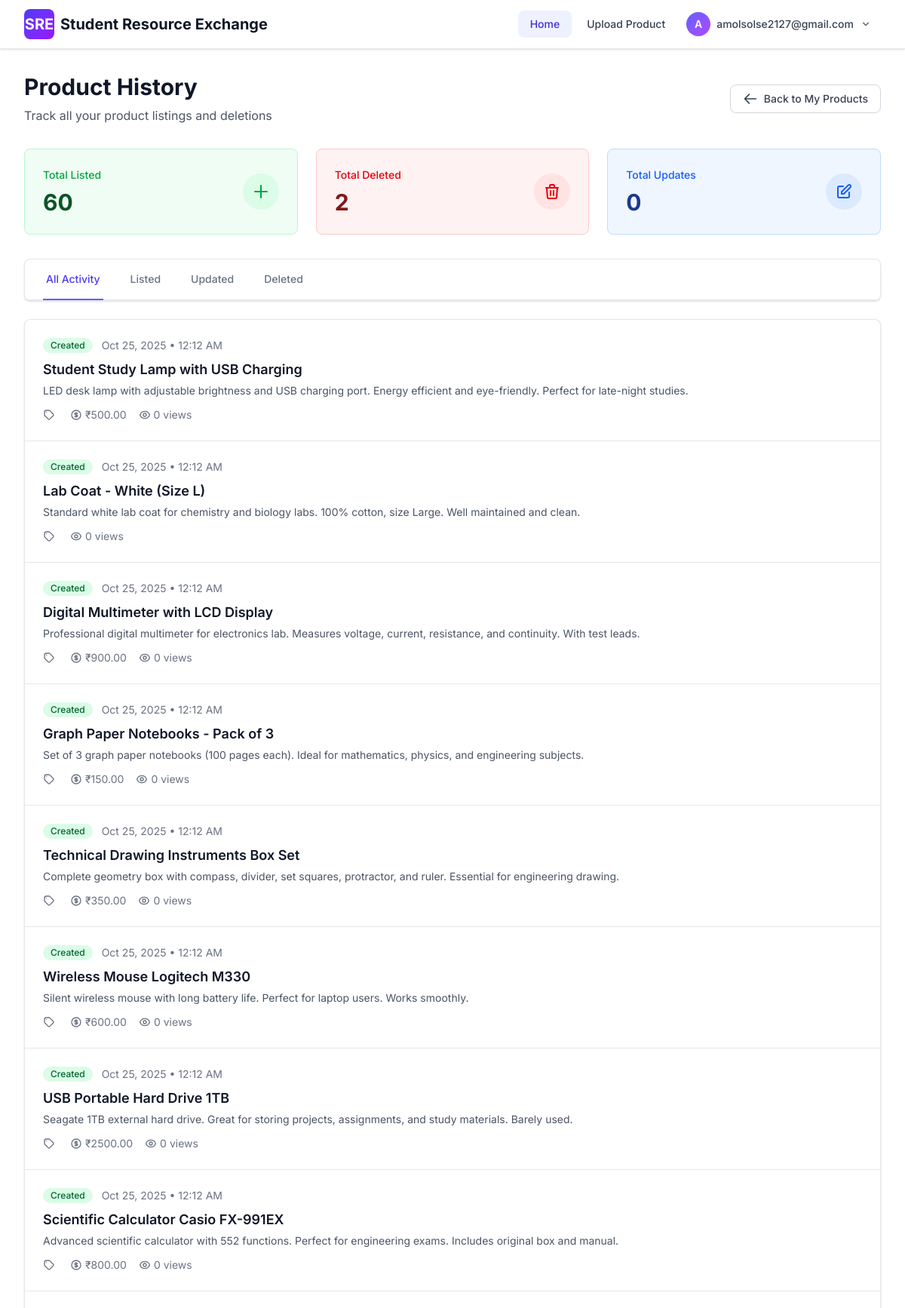
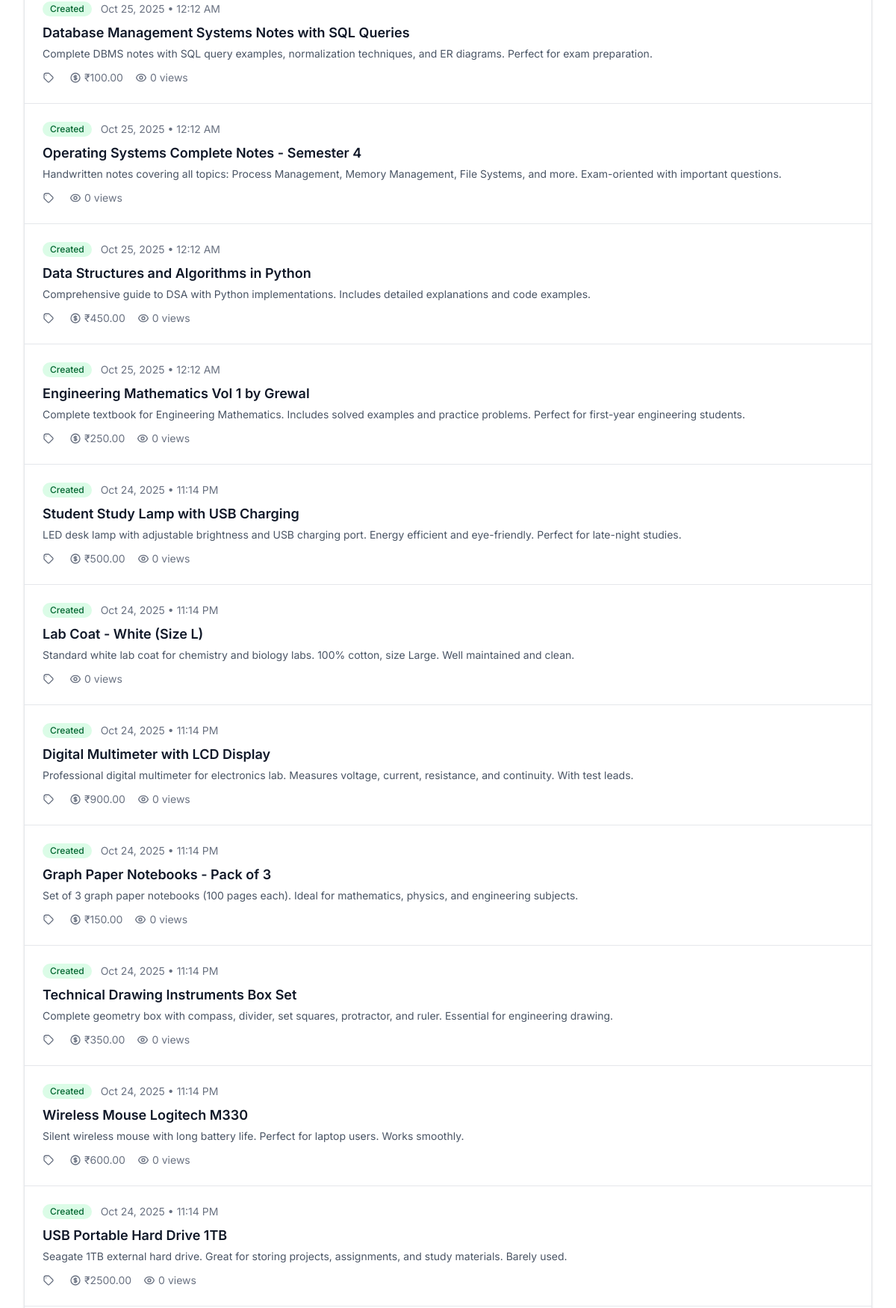
The page /products/history/ (signed in, upper part) on the database its author committed (2 pictures, top to bottom).
### registration/models.py (models this page shows, shortened)
class User(models.Model):
    id = models.AutoField(primary_key=True)
    email = models.EmailField(unique=True, db_index=True, max_length=255)
    password_hash = models.CharField(max_length=128)
    college_id = models.CharField(max_length=100)
    name = models.CharField(max_length=255, blank=True, null=True)
    college_name = models.CharField(max_length=255, blank=True, null=True)
    university_name = models.CharField(max_length=255, blank=True, null=True)
    rating = models.IntegerField(default=0)
    email_verified = models.BooleanField(default=False)
    is_admin = models.BooleanField(default=False)
    address_line1 = models.CharField(max_length=255, blank=True, null=True)
    address_line2 = models.CharField(max_length=255, blank=True, null=True)
    city = models.CharField(max_length=100, blank=True, null=True)
    state_province = models.CharField(max_length=100, blank=True, null=True)
    zip_postal_code = models.CharField(max_length=20, blank=True, null=True)
    country = models.CharField(max_length=100, blank=True, null=True)
    latitude = models.DecimalField(
        max_digits=9,
        decimal_places=6,
        blank=True,
        null=True,
        validators=[MinValueValidator(-90), MaxValueValidator(90)],
        help_text="Latitude coordinate"
    )
    longitude = models.DecimalField(
        max_digits=9,
        decimal_places=6,
        blank=True,
        null=True,
        validators=[MinValueValidator(-180), MaxValueValidator(180)],
        help_text="Longitude coordinate"
    )
    share_precise_location = models.BooleanField(
        default=False,
        help_text="Share exact location with approved requesters"
    )
    created_at = models.DateTimeField(auto_now_add=True)
    updated_at = models.DateTimeField(auto_now=True)
    class Meta:
        db_table = 'user'
        ordering = ['-created_at']
        indexes = [
            models.Index(fields=['latitude', 'longitude']),
        ]

### products/history_models.py (models this page shows, shortened)
class ProductHistory(models.Model):
    ACTION_CHOICES = [
        ('created', 'Created'),
        ('updated', 'Updated'),
        ('deleted', 'Deleted'),
        ('sold', 'Sold'),
    ]
    product_id = models.IntegerField(help_text="Original product ID")
    title = models.CharField(max_length=255)
    description = models.TextField()
    category = models.CharField(max_length=50)
    condition = models.CharField(max_length=20)
    listing_type = models.CharField(max_length=10)
    price = models.DecimalField(
        max_digits=10,
        decimal_places=2,
        null=True,
        blank=True
    )
    user = models.ForeignKey(
        User,
        on_delete=models.CASCADE,
        related_name='product_history'
    )
    action = models.CharField(
        max_length=20,
        choices=ACTION_CHOICES,
        help_text="Type of action performed"
    )
    action_date = models.DateTimeField(default=timezone.now)
    reason = models.TextField(
        blank=True,
        null=True,
        help_text="Optional reason for deletion or update"
    )
    views_at_action = models.IntegerField(default=0)
    was_available = models.BooleanField(default=True)
    class Meta:
        db_table = 'product_history'
        ordering = ['-action_date']
        verbose_name = 'Product History'
        verbose_name_plural = 'Product Histories'
        indexes = [
            models.Index(fields=['user', '-action_date']),
            models.Index(fields=['product_id']),
        ]
    def get_action_display_color(self):
        colors = {
            'created': 'bg-green-100 text-green-800',
            'updated': 'bg-blue-100 text-blue-800',
            'deleted': 'bg-red-100 text-red-800',
            'sold': 'bg-purple-100 text-purple-800',
        }
        return colors.get(self.action, 'bg-gray-100 text-gray-800')

### products/views.py (the view)
# urls.py: path('history/', views.product_history, name='product_history'),
@login_required
def product_history(request):
    from registration.models import User
    user = User.objects.get(id=request.session['user_id'])
    history = ProductHistory.objects.filter(user=user).order_by('-action_date')
    action_filter = request.GET.get('action')
    if action_filter and action_filter in ['created', 'updated', 'deleted', 'sold']:
        history = history.filter(action=action_filter)
    paginator = Paginator(history, 20)
    page = request.GET.get('page')
    try:
        history_page = paginator.page(page)
    except PageNotAnInteger:
        history_page = paginator.page(1)
    except EmptyPage:
        history_page = paginator.page(paginator.num_pages)
    total_created = ProductHistory.objects.filter(user=user, action='created').count()
    total_deleted = ProductHistory.objects.filter(user=user, action='deleted').count()
    total_updated = ProductHistory.objects.filter(user=user, action='updated').count()
    context = {
        'history': history_page,
        'user': user,
        'total_created': total_created,
        'total_deleted': total_deleted,
        'total_updated': total_updated,
        'action_filter': action_filter,
        'paginator': paginator,
    }
    return render(request, 'products/product_history.html', context)

### products/templates/products/product_history.html (shortened to what this page needs)
{% extends "base.html" %}
{% load static %}
{% block content %}
<div class="max-w-7xl mx-auto px-4 sm:px-6 lg:px-8 py-8">
    <div class="mb-8">
        <div class="flex items-center justify-between">
            <div>
                <h1 class="text-3xl font-bold text-gray-900">Product History</h1>
                <p class="mt-2 text-gray-600">Track all your product listings and deletions</p>
            </div>
            <a href="{% url 'products:my_products' %}"
               class="inline-flex items-center px-4 py-2 border border-gray-300 rounded-lg text-sm font-medium text-gray-700 bg-white hover:bg-gray-50 transition-colors">
                <svg class="w-5 h-5 mr-2" fill="none" stroke="currentColor" viewBox="0 0 24 24">
                    <path stroke-linecap="round" stroke-linejoin="round" stroke-width="2" d="M10 19l-7-7m0 0l7-7m-7 7h18"/>
                </svg>
                Back to My Products
            </a>
        </div>
    </div>
    <div class="grid grid-cols-1 md:grid-cols-3 gap-6 mb-8">
        <div class="bg-green-50 border border-green-200 rounded-lg p-6">
            <div class="flex items-center justify-between">
                <div>
                    <p class="text-sm font-medium text-green-600">Total Listed</p>
                    <p class="text-3xl font-bold text-green-900 mt-2">{{ total_created }}</p>
                </div>
                <div class="w-12 h-12 bg-green-100 rounded-full flex items-center justify-center">
                    <svg class="w-6 h-6 text-green-600" fill="none" stroke="currentColor" viewBox="0 0 24 24">
                        <path stroke-linecap="round" stroke-linejoin="round" stroke-width="2" d="M12 4v16m8-8H4"/>
                    </svg>
                </div>
            </div>
        </div>
        <div class="bg-red-50 border border-red-200 rounded-lg p-6">
            <div class="flex items-center justify-between">
                <div>
                    <p class="text-sm font-medium text-red-600">Total Deleted</p>
                    <p class="text-3xl font-bold text-red-900 mt-2">{{ total_deleted }}</p>
                </div>
                <div class="w-12 h-12 bg-red-100 rounded-full flex items-center justify-center">
                    <svg class="w-6 h-6 text-red-600" fill="none" stroke="currentColor" viewBox="0 0 24 24">
                        <path stroke-linecap="round" stroke-linejoin="round" stroke-width="2" d="M19 7l-.867 12.142A2 2 0 0116.138 21H7.862a2 2 0 01-1.995-1.858L5 7m5 4v6m4-6v6m1-10V4a1 1 0 00-1-1h-4a1 1 0 00-1 1v3M4 7h16"/>
                    </svg>
                </div>
            </div>
        </div>
        <div class="bg-blue-50 border border-blue-200 rounded-lg p-6">
            <div class="flex items-center justify-between">
                <div>
                    <p class="text-sm font-medium text-blue-600">Total Updates</p>
                    <p class="text-3xl font-bold text-blue-900 mt-2">{{ total_updated }}</p>
                </div>
                <div class="w-12 h-12 bg-blue-100 rounded-full flex items-center justify-center">
                    <svg class="w-6 h-6 text-blue-600" fill="none" stroke="currentColor" viewBox="0 0 24 24">
                        <path stroke-linecap="round" stroke-linejoin="round" stroke-width="2" d="M11 5H6a2 2 0 00-2 2v11a2 2 0 002 2h11a2 2 0 002-2v-5m-1.414-9.414a2 2 0 112.828 2.828L11.828 15H9v-2.828l8.586-8.586z"/>
                    </svg>
                </div>
            </div>
        </div>
    </div>
    <div class="bg-white rounded-lg shadow-sm border border-gray-200 mb-6">
        <div class="border-b border-gray-200">
            <nav class="-mb-px flex space-x-8 px-6" aria-label="Tabs">
                <a href="{% url 'products:product_history' %}"
                   class="{% if not action_filter %}border-indigo-500 text-indigo-600{% else %}border-transparent text-gray-500 hover:text-gray-700 hover:border-gray-300{% endif %} whitespace-nowrap py-4 px-1 border-b-2 font-medium text-sm">
                    All Activity
                </a>
                <a href="?action=created"
                   class="{% if action_filter == 'created' %}border-green-500 text-green-600{% else %}border-transparent text-gray-500 hover:text-gray-700 hover:border-gray-300{% endif %} whitespace-nowrap py-4 px-1 border-b-2 font-medium text-sm">
                    Listed
                </a>
                <a href="?action=updated"
                   class="{% if action_filter == 'updated' %}border-blue-500 text-blue-600{% else %}border-transparent text-gray-500 hover:text-gray-700 hover:border-gray-300{% endif %} whitespace-nowrap py-4 px-1 border-b-2 font-medium text-sm">
                    Updated
                </a>
                <a href="?action=deleted"
                   class="{% if action_filter == 'deleted' %}border-red-500 text-red-600{% else %}border-transparent text-gray-500 hover:text-gray-700 hover:border-gray-300{% endif %} whitespace-nowrap py-4 px-1 border-b-2 font-medium text-sm">
                    Deleted
                </a>
            </nav>
        </div>
    </div>
    <div class="bg-white rounded-lg shadow-sm border border-gray-200">
        {% if history %}
            <ul class="divide-y divide-gray-200">
                {% for item in history %}
                    <li class="p-6 hover:bg-gray-50 transition-colors">
                        <div class="flex items-start justify-between">
                            <div class="flex-1">
                                <div class="flex items-center space-x-3 mb-2">
                                    <span class="inline-flex items-center px-2.5 py-0.5 rounded-full text-xs font-medium {{ item.get_action_display_color }}">
                                        {{ item.get_action_display }}
                                    </span>
                                    <span class="text-sm text-gray-500">
                                        {{ item.action_date|date:"M d, Y • g:i A" }}
                                    </span>
                                </div>
                                <h3 class="text-lg font-semibold text-gray-900 mb-1">
                                    {{ item.title }}
                                </h3>
                                <p class="text-sm text-gray-600 mb-3 line-clamp-2">
                                    {{ item.description|truncatewords:30 }}
                                </p>
                                <div class="flex items-center space-x-4 text-sm text-gray-500">
                                    <span class="inline-flex items-center">
                                        <svg class="w-4 h-4 mr-1" fill="none" stroke="currentColor" viewBox="0 0 24 24">
                                            <path stroke-linecap="round" stroke-linejoin="round" stroke-width="2" d="M7 7h.01M7 3h5c.512 0 1.024.195 1.414.586l7 7a2 2 0 010 2.828l-7 7a2 2 0 01-2.828 0l-7-7A1.994 1.994 0 013 12V7a4 4 0 014-4z"/>
                                        </svg>
                                    </span>
                                    {% if item.price %}
                                        <span class="inline-flex items-center">
                                            ₹{{ item.price }}
                                        </span>
                                    {% endif %}
                                    <span class="inline-flex items-center">
                                        {{ item.views_at_action }} views
                                    </span>
                                </div>
                            </div>
                        </div>
                    </li>
                {% endfor %}
            </ul>
        {% endif %}
    </div>
</div>
{% endblock %}

### theme/templates/base.html (shortened to what this page needs)
{% load static tailwind_tags %}
<!DOCTYPE html>
<html lang="en" data-theme="light">
<head>
    {% tailwind_css %}
</head>
<body class="bg-white text-gray-800 antialiased">
    <nav class="bg-white border-b border-gray-200 sticky top-0 z-50 shadow-sm" x-data="{ mobileMenuOpen: false, userMenuOpen: false }" @click.away="userMenuOpen = false">
        <div class="max-w-7xl mx-auto px-4 sm:px-6 lg:px-8">
            <div class="flex items-center justify-between h-16">
                <div class="flex items-center">
                    <a href="{% if request.session.user_id %}{% url 'products:product_list' %}{% else %}{% url 'landing:landing' %}{% endif %}" class="flex items-center gap-2 group">
                        <div class="w-10 h-10 bg-gradient-to-br from-indigo-600 to-purple-600 rounded-lg flex items-center justify-center transform group-hover:scale-105 transition-transform flex-shrink-0">
                            <span class="text-white font-bold text-xl">SRE</span>
                        </div>
                        <span class="text-lg sm:text-xl font-bold text-gray-900 hidden sm:block">Student Resource Exchange</span>
                    </a>
                </div>
                <div class="hidden md:flex items-center gap-1 ml-auto">
                    {% if request.session.user_id %}
                    <a href="{% url 'products:product_list' %}"
                       class="px-4 py-2 rounded-lg text-sm font-medium transition-colors {% if request.path == '/' or '/products/' in request.path and '/my-products' not in request.path and '/create' not in request.path %}bg-indigo-50 text-indigo-700{% else %}text-gray-700 hover:bg-gray-100{% endif %}">
                        Home
                    </a>
                    <a href="{% url 'products:product_create' %}"
                       class="px-4 py-2 rounded-lg text-sm font-medium transition-colors {% if '/products/create' in request.path %}bg-indigo-50 text-indigo-700{% else %}text-gray-700 hover:bg-gray-100{% endif %}">
                        Upload Product
                    </a>
                    {% endif %}
                </div>
                <div class="flex items-center gap-3">
                    {% if request.session.user_id %}
                    <div class="hidden md:block relative">
                        <button @click="userMenuOpen = !userMenuOpen"
                                class="flex items-center gap-2 px-3 py-2 rounded-lg hover:bg-gray-100 transition-colors">
                            <div class="w-8 h-8 bg-gradient-to-br from-indigo-500 to-purple-500 rounded-full flex items-center justify-center">
                                <span class="text-white font-semibold text-sm">
                                    {{ request.session.user_name.0|upper }}
                                </span>
                            </div>
                            <span class="text-sm font-medium text-gray-700">{{ request.session.user_name }}</span>
                            <svg class="w-4 h-4 text-gray-500 transition-transform" :class="{ 'rotate-180': userMenuOpen }" fill="currentColor" viewBox="0 0 20 20">
                                <path fill-rule="evenodd" d="M5.293 7.293a1 1 0 011.414 0L10 10.586l3.293-3.293a1 1 0 111.414 1.414l-4 4a1 1 0 01-1.414 0l-4-4a1 1 0 010-1.414z" clip-rule="evenodd"/>
                            </svg>
                        </button>
                    </div>
                    {% endif %}
                </div>
            </div>
        </div>
    </nav>
    <main>
        {% block content %}
        {% endblock %}
    </main>
</body>
</html>

### rows shown on the page
User: session.user_name "amolsolse2127@gmail.com"
ProductHistory: action "Created", action_date "Oct 25, 2025 • 12:12 AM", title "Student Study Lamp with USB Charging", description "LED desk lamp with adjustable brightness and USB charging port. Energy efficient and eye-friendly. Perfect for late-night studies.", price "500.00", views_at_action "0"
ProductHistory: action "Created", action_date "Oct 25, 2025 • 12:12 AM", title "Lab Coat - White (Size L)", description "Standard white lab coat for chemistry and biology labs. 100% cotton, size Large. Well maintained and clean.", views_at_action "0"
ProductHistory: action "Created", action_date "Oct 25, 2025 • 12:12 AM", title "Digital Multimeter with LCD Display", description "Professional digital multimeter for electronics lab. Measures voltage, current, resistance, and continuity. With test leads.", price "900.00", views_at_action "0"
ProductHistory: action "Created", action_date "Oct 25, 2025 • 12:12 AM", title "Graph Paper Notebooks - Pack of 3", description "Set of 3 graph paper notebooks (100 pages each). Ideal for mathematics, physics, and engineering subjects.", price "150.00", views_at_action "0"
ProductHistory: action "Created", action_date "Oct 25, 2025 • 12:12 AM", title "Technical Drawing Instruments Box Set", description "Complete geometry box with compass, divider, set squares, protractor, and ruler. Essential for engineering drawing.", price "350.00", views_at_action "0"
ProductHistory: action "Created", action_date "Oct 25, 2025 • 12:12 AM", title "Wireless Mouse Logitech M330", description "Silent wireless mouse with long battery life. Perfect for laptop users. Works smoothly.", price "600.00", views_at_action "0"
ProductHistory: action "Created", action_date "Oct 25, 2025 • 12:12 AM", title "USB Portable Hard Drive 1TB", description "Seagate 1TB external hard drive. Great for storing projects, assignments, and study materials. Barely used.", price "2500.00", views_at_action "0"
ProductHistory: action "Created", action_date "Oct 25, 2025 • 12:12 AM", title "Scientific Calculator Casio FX-991EX", description "Advanced scientific calculator with 552 functions. Perfect for engineering exams. Includes original box and manual.", price "800.00", views_at_action "0"
ProductHistory: action "Created", action_date "Oct 25, 2025 • 12:12 AM", title "Database Management Systems Notes with SQL Queries", description "Complete DBMS notes with SQL query examples, normalization techniques, and ER diagrams. Perfect for exam preparation.", price "100.00", views_at_action "0"
ProductHistory: action "Created", action_date "Oct 25, 2025 • 12:12 AM", title "Operating Systems Complete Notes - Semester 4", description "Handwritten notes covering all topics: Process Management, Memory Management, File Systems, and more. Exam-oriented with important questions.", views_at_action "0"
ProductHistory: action "Created", action_date "Oct 25, 2025 • 12:12 AM", title "Data Structures and Algorithms in Python", description "Comprehensive guide to DSA with Python implementations. Includes detailed explanations and code examples.", price "450.00", views_at_action "0"
ProductHistory: action "Created", action_date "Oct 25, 2025 • 12:12 AM", title "Engineering Mathematics Vol 1 by Grewal", description "Complete textbook for Engineering Mathematics. Includes solved examples and practice problems. Perfect for first-year engineering students.", price "250.00", views_at_action "0"
ProductHistory: action "Created", action_date "Oct 24, 2025 • 11:14 PM", title "Student Study Lamp with USB Charging", description "LED desk lamp with adjustable brightness and USB charging port. Energy efficient and eye-friendly. Perfect for late-night studies.", price "500.00", views_at_action "0"
ProductHistory: action "Created", action_date "Oct 24, 2025 • 11:14 PM", title "Lab Coat - White (Size L)", description "Standard white lab coat for chemistry and biology labs. 100% cotton, size Large. Well maintained and clean.", views_at_action "0"
ProductHistory: action "Created", action_date "Oct 24, 2025 • 11:14 PM", title "Digital Multimeter with LCD Display", description "Professional digital multimeter for electronics lab. Measures voltage, current, resistance, and continuity. With test leads.", price "900.00", views_at_action "0"
ProductHistory: action "Created", action_date "Oct 24, 2025 • 11:14 PM", title "Graph Paper Notebooks - Pack of 3", description "Set of 3 graph paper notebooks (100 pages each). Ideal for mathematics, physics, and engineering subjects.", price "150.00", views_at_action "0"
ProductHistory: action "Created", action_date "Oct 24, 2025 • 11:14 PM", title "Technical Drawing Instruments Box Set", description "Complete geometry box with compass, divider, set squares, protractor, and ruler. Essential for engineering drawing.", price "350.00", views_at_action "0"
ProductHistory: action "Created", action_date "Oct 24, 2025 • 11:14 PM", title "Wireless Mouse Logitech M330", description "Silent wireless mouse with long battery life. Perfect for laptop users. Works smoothly.", price "600.00", views_at_action "0"
ProductHistory: action "Created", action_date "Oct 24, 2025 • 11:14 PM", title "USB Portable Hard Drive 1TB", description "Seagate 1TB external hard drive. Great for storing projects, assignments, and study materials. Barely used.", price "2500.00", views_at_action "0"

### other values the page prints
{{ request.session.user_name.0|upper }} "A"
{{ total_created }} "60"
{{ total_deleted }} "2"
{{ total_updated }} "0"
